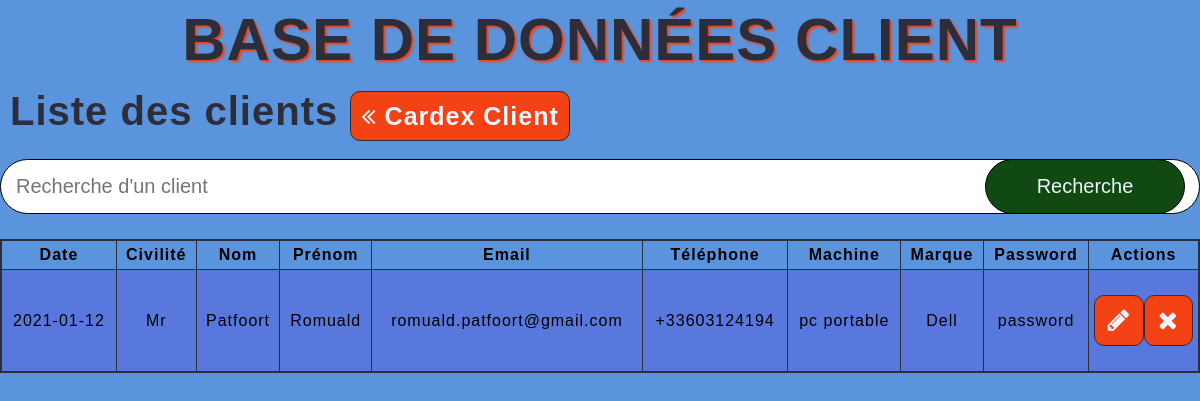
The app's page /admin/index.php with its own data.
### tables this page shows
CREATE TABLE `cardex` (
  `id` int(11) NOT NULL,
  `affichage` varchar(3) NOT NULL DEFAULT 'oui',
  `civilite` varchar(20) NOT NULL,
  `last_name` varchar(100) NOT NULL,
  `first_name` varchar(100) NOT NULL,
  `email` varchar(100) NOT NULL,
  `phone` int(11) NOT NULL,
  `items_category` int(11) NOT NULL,
  `brand_category` int(11) NOT NULL,
  `password` varchar(100) NOT NULL,
  `join_date` date NOT NULL DEFAULT current_timestamp()
);

CREATE TABLE `items` (
  `id` int(11) NOT NULL,
  `name` varchar(100) NOT NULL
);

CREATE TABLE `brand` (
  `id` int(11) NOT NULL,
  `brand_name` varchar(100) NOT NULL
);

### admin/index.php (the view, shortened to what this page needs)
<!DOCTYPE html>
<html lang="fr">
    <head>
        <link rel="stylesheet" href="https://cdnjs.cloudflare.com/ajax/libs/font-awesome/4.7.0/css/font-awesome.min.css">
        <link rel="stylesheet" href="../style.css">
    </head>
    <body>
    <h1>Base de données client</h1>
    <h2>Liste des clients <a href="../index.php" ><span class="fa fa-angle-double-left"></span> Cardex Client</a></h2>
    <form action="index.php" method="post" role="form" class="recherche">
        <input type="text" name="recherche" placeholder="Recherche d'un client">
        <button type="submit">Recherche</button>
    </form>
    <table>
        <thead>
            <tr>
                <th>Date </th>
                <th>Civilité</th>
                <th>Nom</th>
                <th>Prénom</th>
                <th>Email</th>
                <th>Téléphone</th>
                <th>Machine</th>
                <th>Marque</th>
                <th>Password</th>
                <th>Actions</th>
            </tr>
        </thead>
        <tbody>
            <?php
                $db = Database::connect();
                $recherche = [];
                if(empty($_POST) || $_POST['recherche'] === ''){
                    $statement = $db->query('SELECT cardex.id, cardex.civilite, cardex.last_name, cardex.first_name, cardex.email, cardex.phone, cardex.password, cardex.join_date, items.name AS machine, brand.brand_name AS marque
                    FROM cardex
                    LEFT JOIN brand ON cardex.brand_category = brand.id
                    LEFT JOIN items ON cardex.items_category = items.id
                    ORDER BY cardex.last_name ASC');
                    while($cardex = $statement->fetch()){
                        echo '<tr>';
                        echo '<td>'.$cardex['join_date'].'</td>';
                        echo '<td>'.$cardex['civilite'].'</td>';
                        echo '<td>'.$cardex['last_name'].'</td>';
                        echo '<td>'.$cardex['first_name'].'</td>';
                        echo '<td>'.$cardex['email'].'</td>';
                        echo '<td> +33'.$cardex['phone'].'</td>';
                        echo '<td>' .$cardex['machine'].'</td>';
                        echo '<td>' .$cardex['marque'].'</td>';
                        echo '<td>' .$cardex['password'].'</td>';
                        echo '<td class="action">';
                        echo '<a href="update.php?id=' .$cardex['id']. '"><span class="fa fa-pencil"></span></a>';
                        echo '<a href="delete.php?id=' .$cardex['id']. '"><span class="fa fa-remove"></span></a>';
                        echo '</td>';
                        echo '</tr>';
                    }
                }else if(!empty($_POST)){
                    $recherche[] = $_POST['recherche'];
                    $statement = $db->prepare("SELECT cardex.id, cardex.civilite, cardex.last_name, cardex.first_name, cardex.email, cardex.phone, cardex.password, cardex.join_date, items.name AS machine, brand.brand_name AS marque
                    FROM cardex
                    LEFT JOIN brand ON cardex.brand_category = brand.id
                    LEFT JOIN items ON cardex.items_category = items.id
                    WHERE cardex.last_name LIKE CONCAT(?, '%')");
                    $statement->execute($recherche);
                    if($statement->rowCount()>0){
                        while($cardex = $statement->fetch()){
                            echo '<tr>';
                            echo '<td>'.$cardex['join_date'].'</td>';
                            echo '<td>'.$cardex['civilite'].'</td>';
                            echo '<td>'.$cardex['last_name'].'</td>';
                            echo '<td>'.$cardex['first_name'].'</td>';
                            echo '<td>'.$cardex['email'].'</td>';
                            echo '<td> +33'.$cardex['phone'].'</td>';
                            echo '<td>' .$cardex['machine'].'</td>';
                            echo '<td>' .$cardex['marque'].'</td>';
                            echo '<td>' .$cardex['password'].'</td>';
                            echo '<td class="action">';
                            echo '<a href="update.php?id=' .$cardex['id']. '"><span class="fa fa-pencil"></span></a>';
                            echo '<a href="delete.php?id=' .$cardex['id']. '"><span class="fa fa-remove"></span></a>';
                            echo '</td>';
                            echo '</tr>';
                        }
                    }else echo '<tr><td colspan = 10>Aucun résultat trouvé </td></tr>';
                }
            ?>
        </tbody>
    </table>
    </body>
</html>

### style.css (style rules this page uses)
body { background: rgba(89,148,221,1); font-family: Arial, Helvetica, sans-serif; letter-spacing: 1px; }
h1 { color:#2E2E3A; text-shadow: 2px 2px 2px #F34213; font-size: 60px; text-align: center; padding-top: 5px; text-transform: uppercase; }
h2 { color:#2E2E3A; margin:15px 10px; font-size: 40px; }
form { display:flex; flex-flow: column wrap; align-items: center; justify-content: center; margin: 25px auto; }
input, select { width: 100%; height: auto; padding: 10px; font-size: 20px; color:#2E2E3A; }
a, button { padding: 10px; margin: 20px auto ; font-size: 25px; text-align: center; border: 1px solid #2e2e3a; border-radius: 10px; width: 50%; color:#F2F4FF; }
a { background: #f34213; text-decoration: none; }
button { background: #104911; margin: auto 15px; }
table { display: table; width: 100%; height: auto; border-collapse: collapse; border: 2px solid #2e2e3a; }
th,td { padding: 5px; border: 1px solid #2e2e3a; text-align: center; height: auto; }
tbody tr:nth-child(odd) { background-color: #5978dd; border-top: 1px solid #2e2e3a; }
.action { display: flex; align-items: center; justify-content: center; border:none; }
.recherche input { width: 100%; padding: 15px; font-size: 20px; outline: none; border: 1px solid #000; border-radius: 9999px; }
.recherche button { width: 200px; position: absolute; right: 0; padding: 15px; font-size: 20px; border: 1px solid #000; border-radius: 9999px; }

### records on screen
cardex: join_date "2021-01-12", civilite "Mr", last_name "Patfoort", first_name "Romuald", email "romuald.patfoort@gmail.com", phone "603124194", items_category.name "pc portable", brand_category.brand_name "Dell", password "password"
